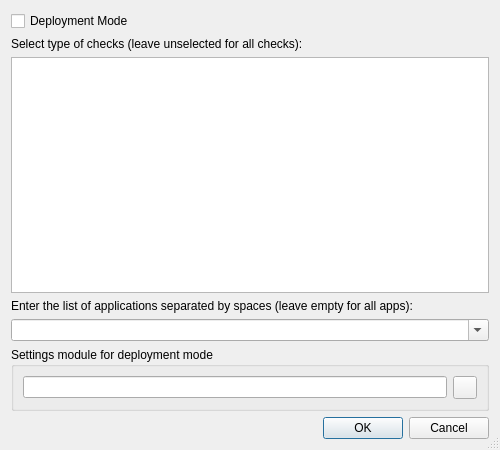
<?xml version="1.0" encoding="UTF-8"?>
<ui version="4.0">
 <class>DjangoCheckOptionsDialog</class>
 <widget class="QDialog" name="DjangoCheckOptionsDialog">
  <property name="geometry">
   <rect>
    <x>0</x>
    <y>0</y>
    <width>500</width>
    <height>450</height>
   </rect>
  </property>
  <property name="windowTitle">
   <string>Check Options</string>
  </property>
  <property name="sizeGripEnabled">
   <bool>true</bool>
  </property>
  <layout class="QVBoxLayout" name="verticalLayout">
   <item>
    <widget class="QCheckBox" name="deployCheckBox">
     <property name="toolTip">
      <string>Select to enable checks for deployment mode</string>
     </property>
     <property name="text">
      <string>Deployment Mode</string>
     </property>
    </widget>
   </item>
   <item>
    <widget class="QLabel" name="label">
     <property name="text">
      <string>Select type of checks (leave unselected for all checks):</string>
     </property>
     <property name="wordWrap">
      <bool>true</bool>
     </property>
    </widget>
   </item>
   <item>
    <widget class="QListWidget" name="tagsList">
     <property name="alternatingRowColors">
      <bool>true</bool>
     </property>
     <property name="selectionMode">
      <enum>QAbstractItemView::ExtendedSelection</enum>
     </property>
     <property name="sortingEnabled">
      <bool>true</bool>
     </property>
    </widget>
   </item>
   <item>
    <widget class="QLabel" name="label_2">
     <property name="text">
      <string>Enter the list of applications separated by spaces (leave empty for all apps):</string>
     </property>
     <property name="wordWrap">
      <bool>true</bool>
     </property>
    </widget>
   </item>
   <item>
    <widget class="E5ClearableComboBox" name="appsComboBox">
     <property name="editable">
      <bool>true</bool>
     </property>
    </widget>
   </item>
   <item>
    <widget class="QGroupBox" name="settingsFileGroup">
     <property name="title">
      <string>Settings module for deployment mode</string>
     </property>
     <layout class="QHBoxLayout" name="horizontalLayout">
      <item>
       <widget class="E5ClearableLineEdit" name="settingsFileEdit">
        <property name="toolTip">
         <string>Enter the module name of the deployment settings</string>
        </property>
       </widget>
      </item>
      <item>
       <widget class="QToolButton" name="settingsFileButton">
        <property name="toolTip">
         <string>Press to select the settings module file via a file selection dialog</string>
        </property>
       </widget>
      </item>
     </layout>
    </widget>
   </item>
   <item>
    <widget class="QDialogButtonBox" name="buttonBox">
     <property name="orientation">
      <enum>Qt::Horizontal</enum>
     </property>
     <property name="standardButtons">
      <set>QDialogButtonBox::Cancel|QDialogButtonBox::Ok</set>
     </property>
    </widget>
   </item>
  </layout>
 </widget>
 <customwidgets>
  <customwidget>
   <class>E5ClearableLineEdit</class>
   <extends>QLineEdit</extends>
   <header>E5Gui/E5LineEdit.h</header>
  </customwidget>
  <customwidget>
   <class>E5ClearableComboBox</class>
   <extends>QComboBox</extends>
   <header>E5Gui/E5ComboBox.h</header>
  </customwidget>
 </customwidgets>
 <resources/>
 <connections>
  <connection>
   <sender>buttonBox</sender>
   <signal>accepted()</signal>
   <receiver>DjangoCheckOptionsDialog</receiver>
   <slot>accept()</slot>
   <hints>
    <hint type="sourcelabel">
     <x>228</x>
     <y>528</y>
    </hint>
    <hint type="destinationlabel">
     <x>157</x>
     <y>274</y>
    </hint>
   </hints>
  </connection>
  <connection>
   <sender>buttonBox</sender>
   <signal>rejected()</signal>
   <receiver>DjangoCheckOptionsDialog</receiver>
   <slot>reject()</slot>
   <hints>
    <hint type="sourcelabel">
     <x>296</x>
     <y>534</y>
    </hint>
    <hint type="destinationlabel">
     <x>286</x>
     <y>274</y>
    </hint>
   </hints>
  </connection>
 </connections>
</ui>
